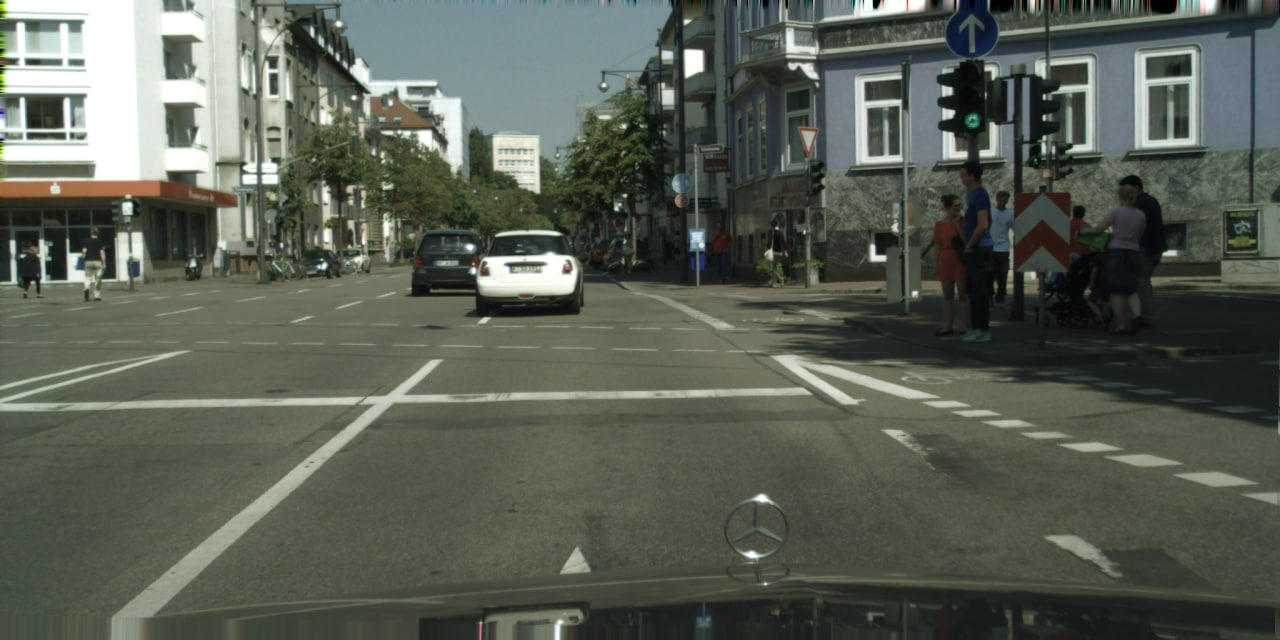
#> input picture Data/gallery/img2.png, 1280 x 640 px
$ python model_based_tfl_detection.py
#> lines starting #> are read from the running program, lines starting #| are printed output that depends on the picture; after the words box and inside, x2 and y2 are one past the last pixel; in counts of white or black regions, pixels touching at a corner belong together; pictures that were not available may be replaced by others from this repository, and a replacement may not be noted
#> in show_find_tfl_lights, image is the input picture: shape (640, 1280, 3); mean R, G, B 89.5, 95.4, 84.8
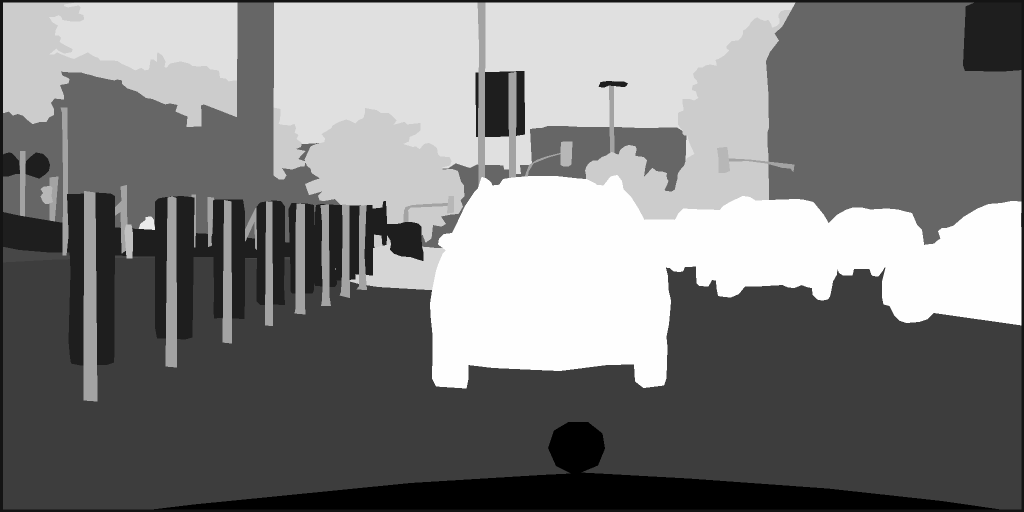
#> input picture cologne_000113_000019_gtFine_labelIds.png, 2048 x 1024 px, given in place of kernel.png, which was not available (shown at 1/2 size)
#> in find_tfl_lights, kernel is the input picture: shape (1024, 2048); min 1, max 26, mean 13.4
try:
    import os
    import json
    import glob
    import argparse
    import numpy as np
    import cv2
    import scipy
    from scipy import signal as sg
    from scipy.ndimage.filters import maximum_filter
    from PIL import Image, ImageEnhance, ImageFilter
    import matplotlib.pyplot as plt
    import matplotlib

except ImportError:
    print("Need to fix the installation")
    raise


def highlight_lights(image: np.ndarray):
    """
    turning an numpy array image into a black white image with white spots
    which are suspicious for being a traffic light, using masks, cv2 functions as blur and threshold
    :param image: The image itself as np.uint8, shape of (H, W, 3)
    :return: 2D black-white image with black background and white spots which are the tfl that detected
    """
    cropped_image = image.copy()
    cropped_image[0:60, :] = [[0, 0, 0]] * len(cropped_image[0])
    cropped_image[-61:-1, :] = [[0, 0, 0]] * len(cropped_image[0])
    cropped_image[:, 0:60] = [[[0, 0, 0]] * 60] * len(cropped_image)
    cropped_image[:, -61:-1] = [[[0, 0, 0]] * 60] * len(cropped_image)
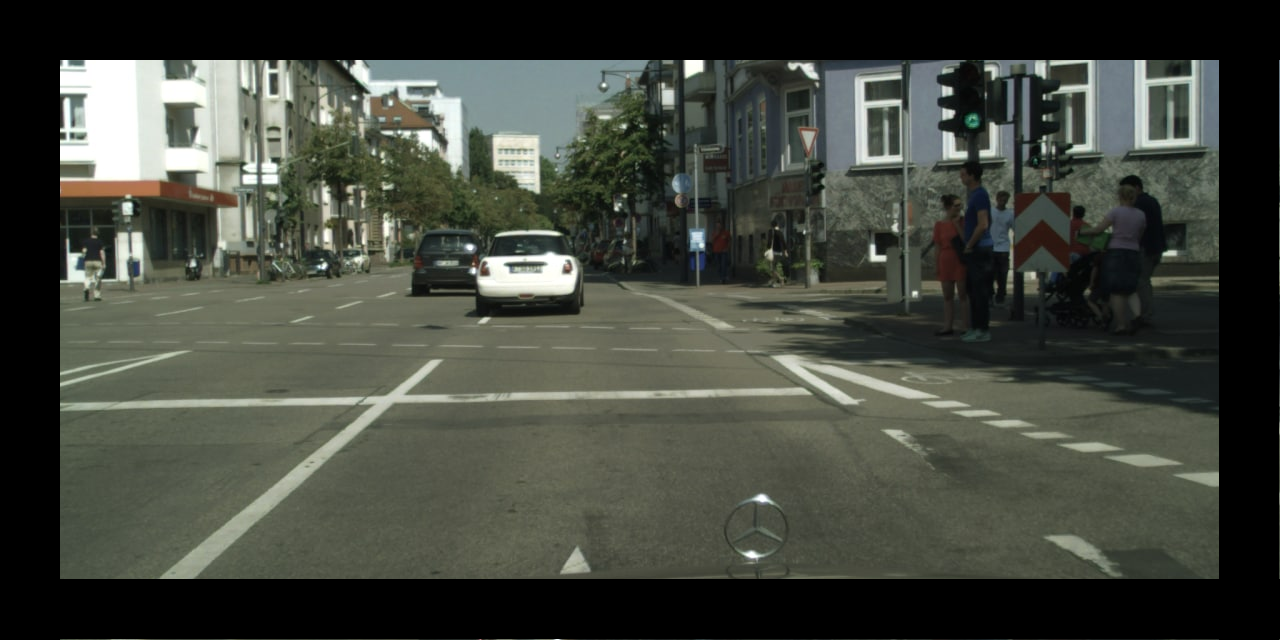
#> cropped_image: shape (640, 1280, 3); mean R, G, B 66.7, 70.4, 61.6

    mask_red = np.all(cropped_image[:, :] <= [180, 235, 235], axis=-1)
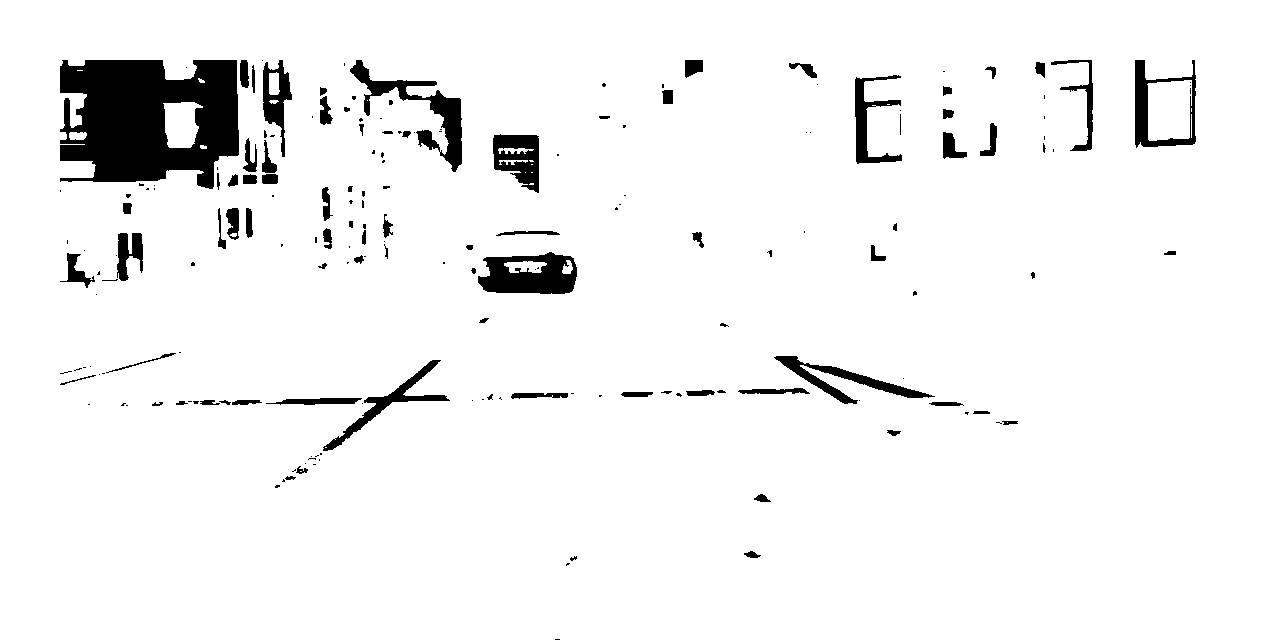
#> mask_red: shape (640, 1280) bool; 94.8% white; 188 black regions (104 under 20 px), largest, box (x1, y1, x2, y2) and area: (60, 60, 239, 189) 17228, (478, 252, 577, 294) 2910, (350, 60, 462, 172) 2841
    mask_green = np.all(cropped_image[:, :] <= [245, 235, 245], axis=-1)
#> mask_green: shape (640, 1280) bool; 98.1% white; 108 black regions (74 under 20 px), largest, box (x1, y1, x2, y2) and area: (60, 60, 142, 180) 7432, (479, 253, 576, 290) 2092, (152, 75, 208, 108) 1112
    mask_blue = np.all(cropped_image[:, :] <= [245, 245, 190], axis=-1)
#> mask_blue: shape (640, 1280) bool; 95.9% white; 112 black regions (58 under 20 px), largest, box (x1, y1, x2, y2) and area: (60, 60, 238, 187) 16704, (478, 252, 577, 293) 2667, (351, 60, 462, 171) 2510

    mask_white = np.all(cropped_image[:, :] <= [155, 155, 155], axis=-1)
#> mask_white: shape (640, 1280) bool; 92.4% white; 236 black regions (136 under 20 px), largest, box (x1, y1, x2, y2) and area: (60, 60, 250, 198) 20263, (161, 360, 464, 579) 5277, (350, 60, 464, 174) 3601

    mask = np.ma.mask_or(np.ma.mask_or(mask_red, mask_green), np.ma.mask_or(mask_blue, mask_white))


    image[mask] = [0, 0, 0]
    image[np.logical_not(mask)] = [255, 255, 255]

    # a better/worse way to detect the lights (get more tfl results = get more noises)
    blurred = cv2.GaussianBlur(image, (3, 3), 0)
    fixed = cv2.threshold(blurred, 26, 255, cv2.THRESH_BINARY)[1]
#> fixed: shape (640, 1280, 3); 2.3% white; 64 white regions (17 under 20 px), largest, box (x1, y1, x2, y2) and area: (59, 59, 145, 181) 8236, (478, 252, 577, 291) 2485, (151, 69, 209, 109) 1326
    blurred = cv2.GaussianBlur(fixed, (7, 7), 0)
    fixed = cv2.threshold(blurred, 55, 255, cv2.THRESH_BINARY)[1]
#> fixed: shape (640, 1280, 3); 2.7% white; 53 white regions (4 under 20 px), largest, box (x1, y1, x2, y2) and area: (58, 58, 146, 182) 8909, (478, 251, 578, 292) 2888, (151, 68, 210, 112) 1545
    blurred = cv2.GaussianBlur(fixed, (19, 19), 0)
    fixed = cv2.threshold(blurred, 45, 255, cv2.THRESH_BINARY)[1]
#> fixed: shape (640, 1280, 3); 3.9% white; 36 white regions, largest, box (x1, y1, x2, y2) and area: (55, 55, 214, 185) 12608, (469, 249, 581, 295) 4049, (349, 56, 465, 167) 3550
    blurred = cv2.GaussianBlur(fixed, (19, 19), 0)
    fixed = cv2.threshold(blurred, 45, 255, cv2.THRESH_BINARY)[1]
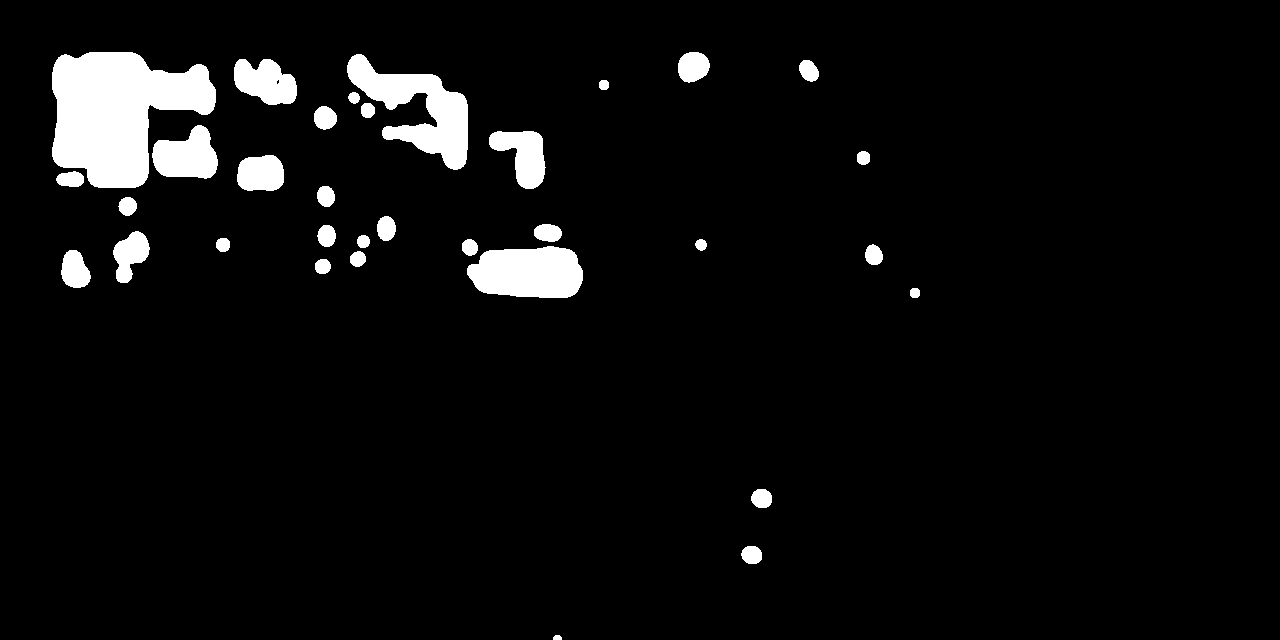
#> fixed: shape (640, 1280, 3); 5.1% white; 33 white regions, largest, box (x1, y1, x2, y2) and area: (52, 52, 216, 188) 14454, (347, 54, 468, 170) 6044, (467, 246, 583, 298) 4935

    return fixed[..., :3]  # return result 2D

def find_tfl_lights(c_image: np.ndarray):
    """
    Detect candidates for TFL lights. Use c_image, kwargs and you imagination to implement
    :param c_image: The image itself as np.uint8, shape of (H, W, 3)
    :return: 4-tuple of x_red, y_red, x_green, y_green
    """
    kernel = np.array(Image.open('../Data/images/kernel.png').convert('L'))
    kernel = kernel.astype('f')

    highlighted_image = highlight_lights(c_image.copy())
    fixed_image = \
        sg.convolve(np.dot(highlighted_image, [0.2125, 0.7154, 0.0721]), kernel, mode='same', method='auto')

    max_filter_image = scipy.ndimage.maximum_filter(fixed_image, 50)
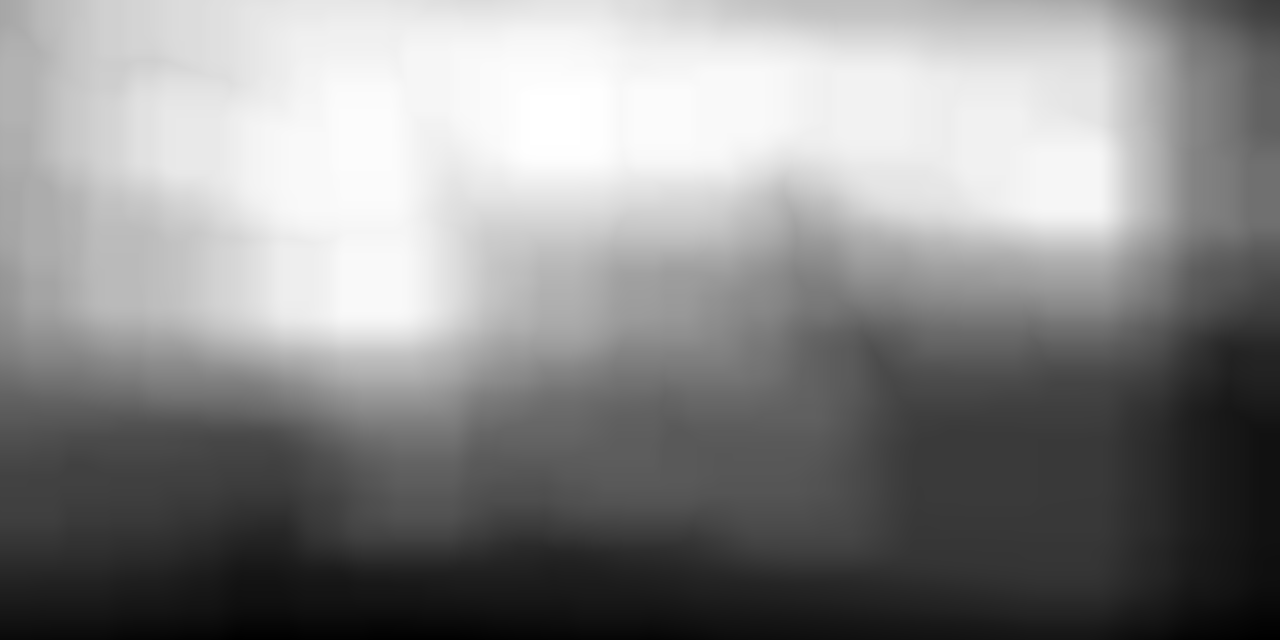
#> max_filter_image: shape (640, 1280) float64; min 26381789.6, max 258324691.2, mean 151666900.9; drawn with min black and max white

    red_index = []
    red_index2 = []
    green_index = []
    green_index2 = []

    for i in range(len(max_filter_image)):
        for j in range(len(max_filter_image[i])):
            if max_filter_image[i][j] == fixed_image[i][j] and max_filter_image[i][j] > 1500000:
                if c_image[i][j][0] > c_image[i][j][1] >= c_image[i][j][2] \
                        or not c_image[i][j][2] - 20 > c_image[i][j][0]:
                    red_index.append((j, i))
                # red_index2.append(j)
                else:
                    green_index.append((j, i))
#> after the loop, green_index = []; red_index = [(436, 81), (31, 91), (732, 100), (869, 106), (660, 115), (554, 119), (992, 140), (201, 143), (365, 143), (327, 181), (1068, 181), (1254, 192), (308, 274), (370, 281), (1000, 471)]
                # green_index2.append(j)
    return red_index, green_index


def show_find_tfl_lights(image_path):
    """
     function that gets an image path and detect on here the suspicious places for being a TFL
     the function visually shows with matplotlib the TFL's detected
    :param image_path:  path to the original image which we want to detect on it the TFL's
    :return: None
    """
    image = np.array(Image.open(image_path))
    red, green = find_tfl_lights(image)
#> red has the same summary as red_index in find_tfl_lights; green = []

    red_x = [x[0] for x in red]
#> red_x = [436, 31, 732, 869, 660, 554, 992, 201, 365, 327, 1068, 1254, 308, 370, 1000]
    red_y = [x[1] for x in red]
#> red_y = [81, 91, 100, 106, 115, 119, 140, 143, 143, 181, 181, 192, 274, 281, 471]

    green_x = [x[0] for x in green]
#> green_x = []
    green_y = [x[1] for x in green]
#> green_y = []

    plt.imshow(image)
    plt.plot(red_x,red_y ,'rx', markersize=4)
    plt.plot(green_x,green_y, 'g+', markersize=4)

    plt.show()
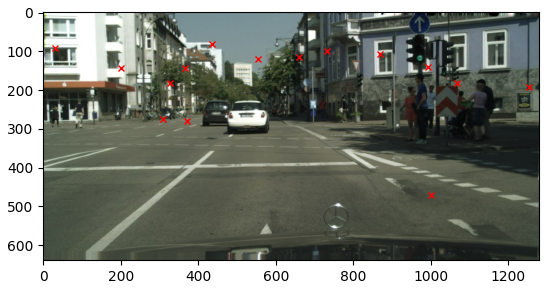
#> figure drawn by matplotlib, 1 panel
    print("You should now see some images, with the ground truth marked on them. Close all to quit.")


def test_find_tfl_lights(image_path, label_path=None):
    """
    function that gets an image path and labeled image path
    and activate the detect_lights function, after that gets the x and y results as lists
    then compare the location of the (x,y) tfl, with the exact location at the labeled_image,
    if the value equals to 19, then it means that its a traffic light, so add it to tfl_list,
    else - add it to no_tfl_list.
    :param image_path: path to the original image which we want to detect on it the TFL's
    :param label_path: path to the labeled image which we want to compare the id of pixel if its belong to TFL
     (Ground Truth)
    :return: two lists of images with shape 81x81x3 represents TFL's and no TFL's
    """
    image = np.array(Image.open(image_path))
    image_labels = np.array(Image.open(label_path))

    red_x, red_y, green_x, green_y = find_tfl_lights(image)
    tfl_images = []
    no_tfl_images = []

    # padding with 40 pixels
    zeroes = np.zeros((len(image) + 81, len(image[0]) + 81, 3))
    zeroes[41:image.shape[0] + 41, 41:image.shape[1] + 41] = image
    padded_image = zeroes.astype(dtype=np.uint8)
    # there's no difference between green or red colors of lights in the TFL
    for x1, y1, x2, y2 in zip(red_x, red_y, green_x, green_y):
        if image_labels[y1][x1] == 19:
            cropped = padded_image[y1:y1 + 81, x1:x1 + 81, :]
            tfl_images.append(cropped)
        else:
            cropped = padded_image[y1:y1 + 81, x1:x1 + 81, :]
            no_tfl_images.append(cropped)
        if image_labels[y2][x2] == 19:
            cropped = padded_image[y2:y2 + 81, x2:x2 + 81, :]
            tfl_images.append(cropped)
        else:
            cropped = padded_image[y2:y2 + 81, x2:x2 + 81, :]
            no_tfl_images.append(cropped)

    return tfl_images, no_tfl_images


if __name__ == '__main__':
    """
    simple way to run code is running this file,
    choose the image which you want to detect the traffic lights from
    """
    show_find_tfl_lights('../Data/gallery/img2.png')  # , 'cologne_000113_000019_gtFine_labelIds.png')
    plt.show(block=True)
